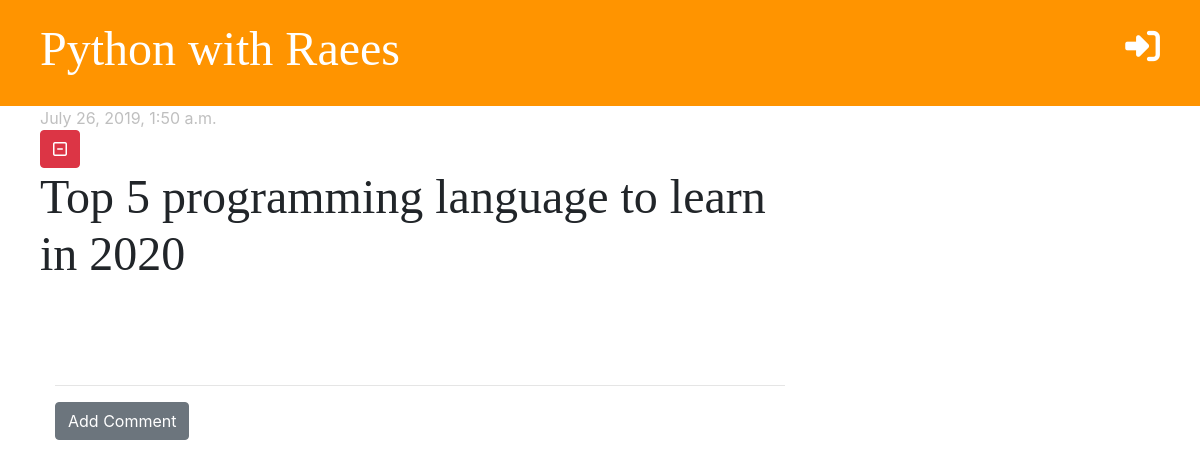
The app's page /post/2/ with its own data.
### blog/models.py (models this page shows, shortened)
class Post(models.Model):
    author         = models.ForeignKey('auth.User', on_delete=models.CASCADE)
    title          = models.CharField(max_length=200)
    body           = models.TextField()
    created_date   = models.DateTimeField(default=timezone.now)
    published_date = models.DateTimeField(blank=True, null=True)

### blog/views.py (the view)
# urls.py: path('post/<int:pk>/', views.post_detail, name='post_detail'),
def post_detail(request, pk):
    post = get_object_or_404(Post, pk=pk)
    stuff_for_frontend = {'post': post}
    return render(request, 'blog/post_detail.html', stuff_for_frontend)

### blog/templatetags/markdownify.py (called while the page is built)
@register.filter
def markdown(value):
    renderer = HighlightRenderer()
    markdown = mistune.Markdown(renderer=renderer)
    return markdown(value)

### blog/templates/blog/post_detail.html (shortened to what this page needs)
{% extends 'blog/base.html' %}
{% load markdownify %}
{% block content %}
    <div class="row">
        <div class="post">
            {% if post.published_date %}
            <div class="date">
                {{ post.published_date }}
            </div>
            {% else %}
            <a href="{% url 'post_publish' pk=post.pk %}"><i class="fas fa-upload fa-2x"></i></a>
            {% endif %}
            <a href="{% url 'post_delete' pk=post.pk %}" class="btn btn-danger" onclick="return confirm('Are you sure?')"><i class="far fa-minus-square"></i></a>
            <h2>{{ post.title }}</h2>
        </div>
    </div>
    <hr>
    <a href="{% url 'add_comment_to_post' pk=post.pk %}" class="btn btn-secondary">Add Comment</a><br>
{% endblock %}

### blog/static/css/blog.css (style rules this page uses)
h1, h2, h3, h4 { font-family: 'Permanent Marker', cursive; font-size: 48px; }
.date { color: #82828282; }
.post { margin-bottom: 70px; }

### records on screen
Post: published_date "July 26, 2019, 1:50 a.m.", title "Top 5 programming language to learn in 2020"
